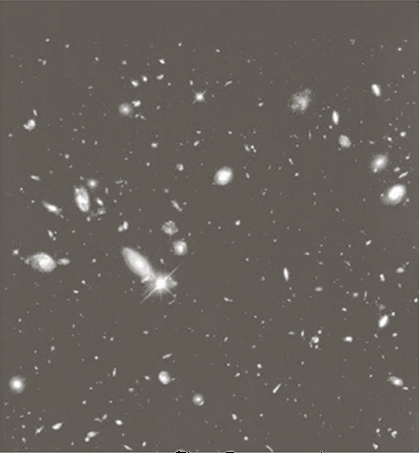
%> input picture Tasks/stars.jpg, 419 x 453 px
$ octave get_bright_stars_task.m   (GNU Octave 9; MATLAB toolbox functions it lacks are replaced by stand-ins)
%> lines starting %> are read from the running program, lines starting %| are printed output that depends on the picture; in (x1, y1, x2, y2) boxes, pixels count from 0 and x2, y2 are one past the last pixel; in counts of white or black regions, pixels touching at a corner belong together; the program's own positions count from 1
img = double(rgb2gray(imread('stars.jpg')));
%> img: size 453x419 double; min 0, max 255, mean 97.5
[R, C] = size(img);
%> R = 453; C = 419

figure();
imshow(img, []);


mask = zeros(R, C);

kernel_size = 9;
filter = 1/(kernel_size^2) * ones(kernel_size, kernel_size);
gap = floor(kernel_size/2);

for i=1 + gap: R - gap
    for j=1 + gap: C - gap
        area = img(i-gap:i+gap, j-gap:j+gap);
        out = area * filter;
        out = sum(sum(out));

        mask(i, j) = out;
    end
end
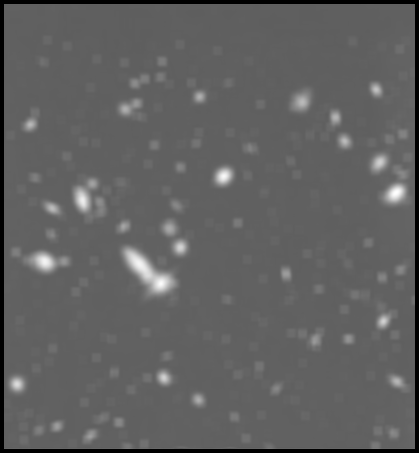
%> mask: size 453x419 double; min 0, max 2222.2, mean 845.6; drawn with min black and max white
%figure();
%imshow(mask, []);

largest = max(mask, [], 'all');
%> largest = 2222.2
smallest = min(mask, [], 'all');
%> smallest = 0

mask = 255 * ((mask - smallest) / (largest - smallest));

%f = figure();
%imshow(mask, []);
%impixelinfo(f);


threshold = 150;
mask = mask > threshold;
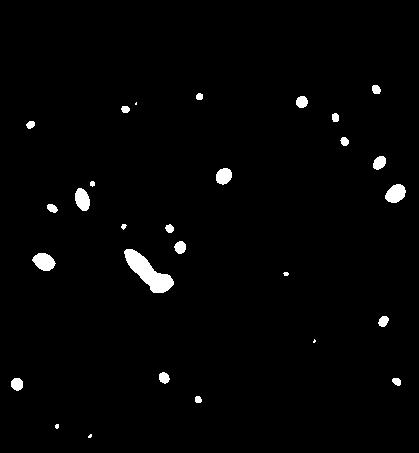
%> mask: size 453x419 logical; 1.8% white; 28 white regions (5 under 20 px), largest, box (x1, y1, x2, y2) and area: (124, 249, 174, 293) 957, (32, 253, 56, 271) 301, (385, 184, 406, 203) 289
figure();
imshow(mask, []);

output = img.* mask;
figure();
imshow(output, []);
